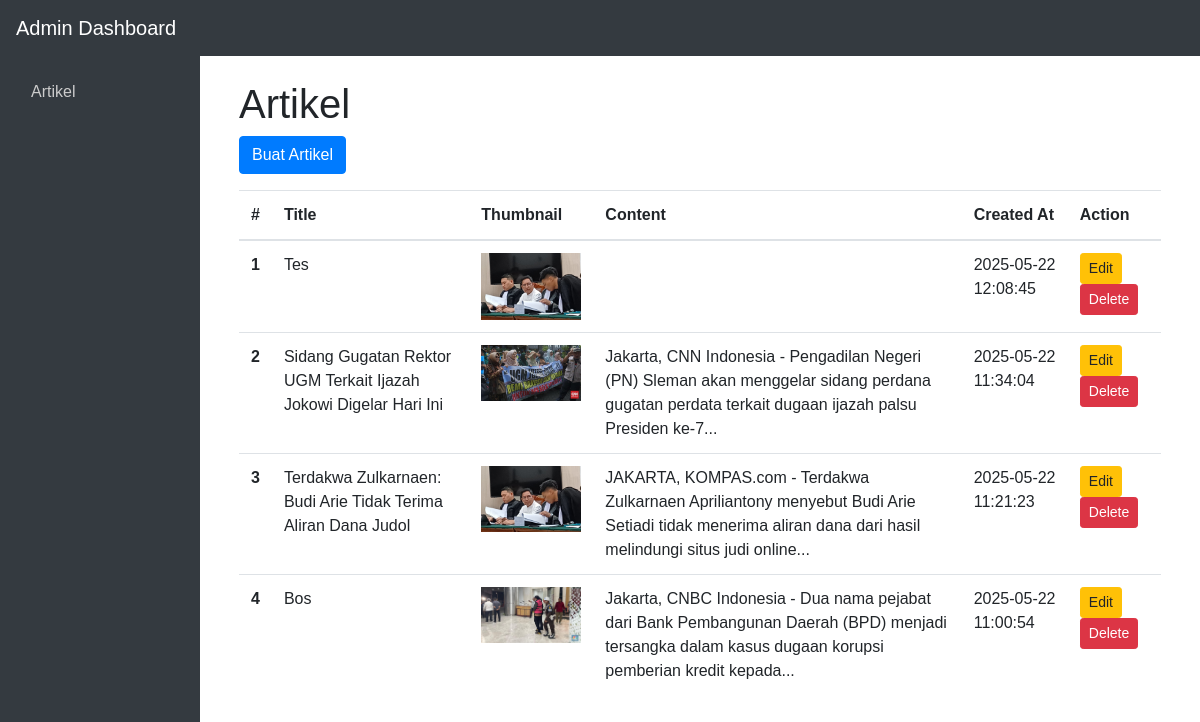
The page / on the database its author committed.
### tables this page shows
CREATE TABLE IF NOT EXISTS `berita` (
  `id` int NOT NULL AUTO_INCREMENT,
  `title` varchar(255) NOT NULL,
  `thumbnail` varchar(255) NOT NULL,
  `content` longtext NOT NULL,
  `created_at` datetime DEFAULT CURRENT_TIMESTAMP,
  PRIMARY KEY (`id`)
);

### models/Berita.php (called while the page is built, shortened)
<?php
class Berita {
    private $conn;
    public function __construct() {
        $this->conn = new mysqli("localhost", "root", "", "simple_news");
    }
    public function getAll() {
        $query = "SELECT * FROM berita ORDER BY created_at DESC";
        $stmt = $this->conn->prepare($query);
        $stmt->execute();
        $result = $stmt->get_result();
        return $result->fetch_all(MYSQLI_ASSOC);
    }
}

### public/index.php (the view, shortened to what this page needs)
<?php
include '../models/Berita.php';
$news = new Berita();
$articles = $news->getAll();
function limit_words($text, $limit = 50) {
    $words = explode(' ', strip_tags($text));
    if (count($words) <= $limit) {
        return implode(' ', $words);
    }
    return implode(' ', array_slice($words, 0, $limit)) . '...';
}
?>
<?php include '../views/header.php'; ?>
<body>
    <?php include '../views/navbar.php'; ?>
    <main role="main" class="col-md-9 ml-sm-auto col-lg-10 px-4 py-4">
        <div class="container">
            <h1>Artikel</h1>
            <a name="" id="" class="btn btn-primary mb-3" href="tambah.php" role="button">Buat Artikel</a>
            <table class="table">
                <thead>
                    <tr>
                        <th scope="col">#</th>
                        <th scope="col">Title</th>
                        <th scope="col">Thumbnail</th>
                        <th scope="col">Content</th>
                        <th scope="col">Created At</th>
                        <th scope="col">Action</th>
                    </tr>
                </thead>
                <tbody>
                    <?php foreach ($articles as $key => $article): ?>
                        <tr>
                            <th scope="row"><?= $key + 1; ?></th>
                            <td><?= htmlspecialchars($article['title']); ?></td>
                            <td><img src="../<?= htmlspecialchars($article['thumbnail']); ?>" alt="Thumbnail" style="width: 100px; object-fit: cover;"></td>
                            <td><?= htmlspecialchars(limit_words($article['content'], 20)); ?></td>
                            <td><?= $article['created_at']; ?></td>
                            <td>
                                <a href="edit.php?id=<?= $article['id']; ?>" class="btn btn-sm btn-warning">Edit</a>
                                <button type="button" class="btn btn-sm btn-danger delete" data-id="<?= $article['id']; ?>">
                                    Delete
                                </button>
                            </td>
                        </tr>
                    <?php endforeach; ?>
                </tbody>
            </table>
        </div>
    </main>
    </div>
    </div>
    <?php include '../views/footer.php'; ?>

### views/header.php (shortened to what this page needs)
<!DOCTYPE html>
<html>
<head>
    <link rel='stylesheet' href='https://stackpath.bootstrapcdn.com/bootstrap/4.5.2/css/bootstrap.min.css'>
</head>
<body>
    <link rel="stylesheet" href="https://stackpath.bootstrapcdn.com/bootstrap/4.4.1/css/bootstrap.min.css">
    <link href="https://cdn.jsdelivr.net/npm/summernote@0.9.0/dist/summernote-bs4.min.css" rel="stylesheet">

### views/navbar.php (shortened to what this page needs)
<nav class="navbar navbar-dark bg-dark">
    <span class="navbar-brand">Admin Dashboard</span>
</nav>
<div class="container-fluid">
    <div class="row">
        <nav id="sidebar" class="col-md-2 d-none d-md-block bg-dark sidebar">
            <div class="sidebar-sticky pt-3">
                <ul class="nav flex-column">
                    <li class="nav-item">
                        <a class="nav-link" href="/public/">Artikel</a>
                    </li>
                </ul>
            </div>
        </nav>

### views/footer.php
</body></html>

### public/index.php (style rules this page uses)
body { font-family: Arial, sans-serif; }
#sidebar { min-height: 100vh; background: #343a40; color: white; }
#sidebar .nav-link { color: #ccc; }

### rows shown on the page
berita: title "Tes", thumbnail (picture), created_at "2025-05-22 12:08:45"
berita: title "Sidang Gugatan Rektor UGM Terkait Ijazah Jokowi Digelar Hari Ini", thumbnail (picture), content "Jakarta, CNN Indonesia - Pengadilan Negeri (PN) Sleman akan menggelar sidang perdana gugatan perdata terkait dugaan ijazah palsu Presiden ke-7...", created_at "2025-05-22 11:34:04"
berita: title "Terdakwa Zulkarnaen: Budi Arie Tidak Terima Aliran Dana Judol", thumbnail (picture), content "JAKARTA, KOMPAS.com - Terdakwa Zulkarnaen Apriliantony menyebut Budi Arie Setiadi tidak menerima aliran dana dari hasil melindungi situs judi online...", created_at "2025-05-22 11:21:23"
berita: title "Bos", thumbnail (picture), content "Jakarta, CNBC Indonesia - Dua nama pejabat dari Bank Pembangunan Daerah (BPD) menjadi tersangka dalam kasus dugaan korupsi pemberian kredit kepada...", created_at "2025-05-22 11:00:54"
